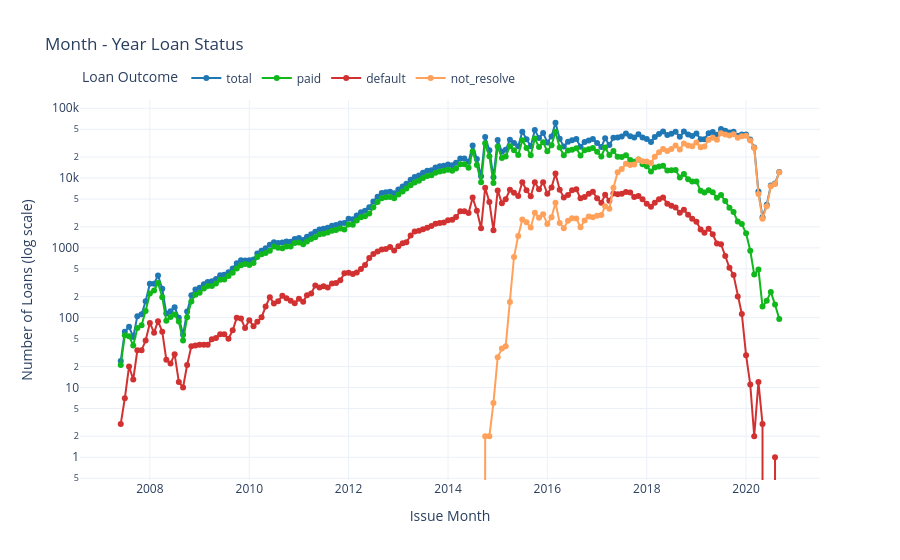

Notebook code cell kept with this figure:
### Code cell
monthly = (temp
            .filter(pl.col("loan_status_simple").is_not_null())
            .with_columns((
                pl.lit("01-") + pl.col("issue_d"))
                .str.to_date("%d-%b-%Y")
                .dt.truncate("1mo")
                .alias("issue_month"))
            .group_by("issue_month")
            .agg(pl.len().alias("total"),
                (pl.col("loan_status_simple") == "paid").sum().alias("paid"),
                (pl.col("loan_status_simple") == "default").sum().alias("default"),
                (pl.col("loan_status_simple") == "not resolve").sum().alias("not_resolve"))
            .sort("issue_month")
        ).collect()

fig = px.line(
    monthly,
    x="issue_month",
    y=["total", "paid", "default", "not_resolve"],
    markers=True,
    title="Month - Year Loan Status",
    color_discrete_map={
            "total": "#1f77b4",
            "default": "#D23131",
            "paid": "#11B81C",
            "not resolve": "#79747D"
        },
    labels={
        "issue_month": "Issue Month",
        "value": "Number of Loans",
        "variable": "Loan Outcome"
    }
)

fig.update_layout(
    template="plotly_white",
    hovermode="x unified",
    legend=dict(
        title="Loan Outcome",
        orientation="h",
        yanchor="bottom",
        y=1.02,
        xanchor="left",
        x=0
    )
)

fig.update_yaxes(
    type="log",
    title="Number of Loans (log scale)"
)

fig.show()

### Figure 1 — Plotly figure (JSON) as saved in the notebook; plotly's stock layout.template omitted (floating-point values rounded to 4 significant figures; data arrays with more than 128 entries replaced by an {"elided": "..."} marker saying what was removed)
{"data": [{"hovertemplate": "Loan Outcome=total<br>Issue Month=%{x}<br>Number of Loans=%{y}<extra></extra>", "legendgroup": "total", "line": {"color": "#1f77b4", "dash": "solid"}, "marker": {"symbol": "circle"}, "mode": "lines+markers", "name": "total", "orientation": "v", "showlegend": true, "type": "scatter", "x": {"elided": "160 str values"}, "xaxis": "x", "y": {"elided": "160 int values"}, "yaxis": "y"}, {"hovertemplate": "Loan Outcome=paid<br>Issue Month=%{x}<br>Number of Loans=%{y}<extra></extra>", "legendgroup": "paid", "line": {"color": "#11B81C", "dash": "solid"}, "marker": {"symbol": "circle"}, "mode": "lines+markers", "name": "paid", "orientation": "v", "showlegend": true, "type": "scatter", "x": {"elided": "160 str values"}, "xaxis": "x", "y": {"elided": "160 int values"}, "yaxis": "y"}, {"hovertemplate": "Loan Outcome=default<br>Issue Month=%{x}<br>Number of Loans=%{y}<extra></extra>", "legendgroup": "default", "line": {"color": "#D23131", "dash": "solid"}, "marker": {"symbol": "circle"}, "mode": "lines+markers", "name": "default", "orientation": "v", "showlegend": true, "type": "scatter", "x": {"elided": "160 str values"}, "xaxis": "x", "y": {"elided": "160 int values"}, "yaxis": "y"}, {"hovertemplate": "Loan Outcome=not_resolve<br>Issue Month=%{x}<br>Number of Loans=%{y}<extra></extra>", "legendgroup": "not_resolve", "line": {"color": "#FFA15A", "dash": "solid"}, "marker": {"symbol": "circle"}, "mode": "lines+markers", "name": "not_resolve", "orientation": "v", "showlegend": true, "type": "scatter", "x": {"elided": "160 str values"}, "xaxis": "x", "y": {"elided": "160 int values"}, "yaxis": "y"}], "layout": {"hovermode": "x unified", "legend": {"orientation": "h", "title": {"text": "Loan Outcome"}, "tracegroupgap": 0, "x": 0, "xanchor": "left", "y": 1.02, "yanchor": "bottom"}, "title": {"text": "Month - Year Loan Status"}, "xaxis": {"anchor": "y", "domain": [0, 1], "title": {"text": "Issue Month"}}, "yaxis": {"anchor": "x", "domain": [0, 1], "title": {"text": "Number of Loans (log scale)"}, "type": "log"}}}
